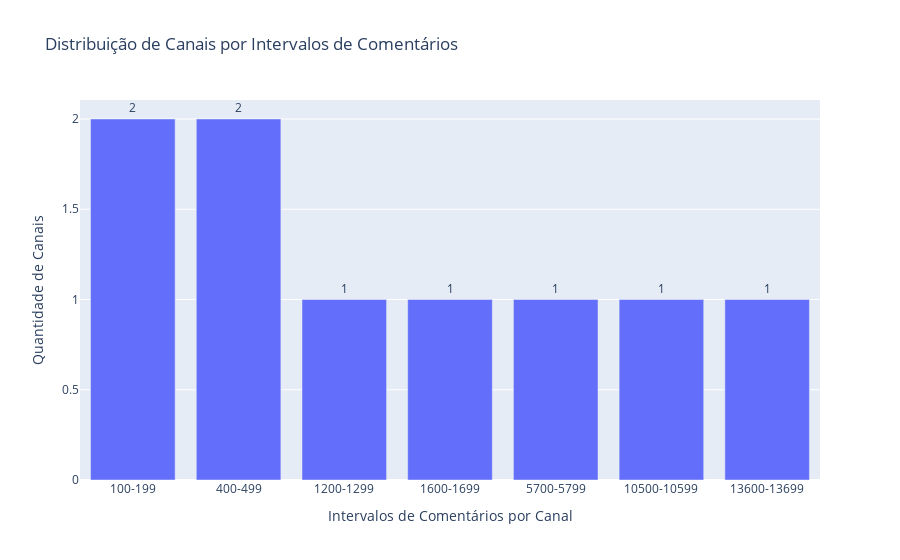

Notebook cell for this chart:
### Markdown cell above
## Quantidade de comentários POR CANAL

### Code cell
import pandas as pd
import plotly.graph_objects as go

def plot_channels_by_comment_count_by_bins(df,
                                           comment_column='comment_id',
                                           channel_column='channel_id',
                                           bin_size=100):
    """
    Plota a distribuição de canais agrupados por intervalos de quantidade de comentários.

    Args:
    
      - "df": DataFrame dos comentários do país
      - "title": Nome do país (para legenda no gráfico)
    - comment_column: Nome da coluna de comentário no DataFrame (padrão: 'comment_id')
    - channel_column: Nome da coluna de canal no DataFrame (padrão: 'channel_id')
    - bin_size: Tamanho dos intervalos para agrupar a quantidade de comentários por canal (padrão: 100)
    """
    # Cria a figura para o gráfico
    fig = go.Figure()

    title = 'dados'

    # Conta a quantidade de comentários por canal
    comments_per_channel = df.groupby(channel_column)[comment_column].count()

    # Define os bins (intervalos)
    max_comments = comments_per_channel.max()
    bins = range(0, max_comments + bin_size, bin_size)
    labels = [f"{i}-{i+bin_size-1}" for i in bins[:-1]]

    # Agrupa os canais por intervalos de quantidade de comentários
    binned = pd.cut(comments_per_channel, bins=bins, labels=labels, right=False)
    grouped = binned.value_counts().sort_index()

    # Filtra os bins com quantidade de canais maior que 0
    grouped = grouped[grouped > 0]

    # Plota os dados
    fig.add_trace(go.Bar(
        x=grouped.index,  # Intervalos de comentários por canal
        y=grouped.values,  # Quantidade de canais
        name=title,
        text=grouped.values,  # Exibe o número de canais acima das barras
        textposition='outside',  # Coloca o número acima das barras
    ))

    # Configurações do layout
    fig.update_layout(
        title='Distribuição de Canais por Intervalos de Comentários',
        xaxis_title='Intervalos de Comentários por Canal',
        yaxis_title='Quantidade de Canais',
        barmode='group',
        xaxis=dict(type='category'),  # Mostra os intervalos como categorias
        yaxis=dict(tickformat=',')   # Formata os números no eixo Y
    )

    # Exibe o gráfico
    fig.show()

# Exemplo de uso
plot_channels_by_comment_count_by_bins(df)

### Figure 1 — Plotly figure (JSON) as saved in the notebook; plotly's stock layout.template omitted (floating-point values rounded to 4 significant figures)
{"data": [{"name": "dados", "text": [2.0, 2.0, 1.0, 1.0, 1.0, 1.0, 1.0], "textposition": "outside", "type": "bar", "x": ["100-199", "400-499", "1200-1299", "1600-1699", "5700-5799", "10500-10599", "13600-13699"], "y": [2, 2, 1, 1, 1, 1, 1]}], "layout": {"barmode": "group", "title": {"text": "Distribuição de Canais por Intervalos de Comentários"}, "xaxis": {"title": {"text": "Intervalos de Comentários por Canal"}, "type": "category"}, "yaxis": {"tickformat": ",", "title": {"text": "Quantidade de Canais"}}}}
